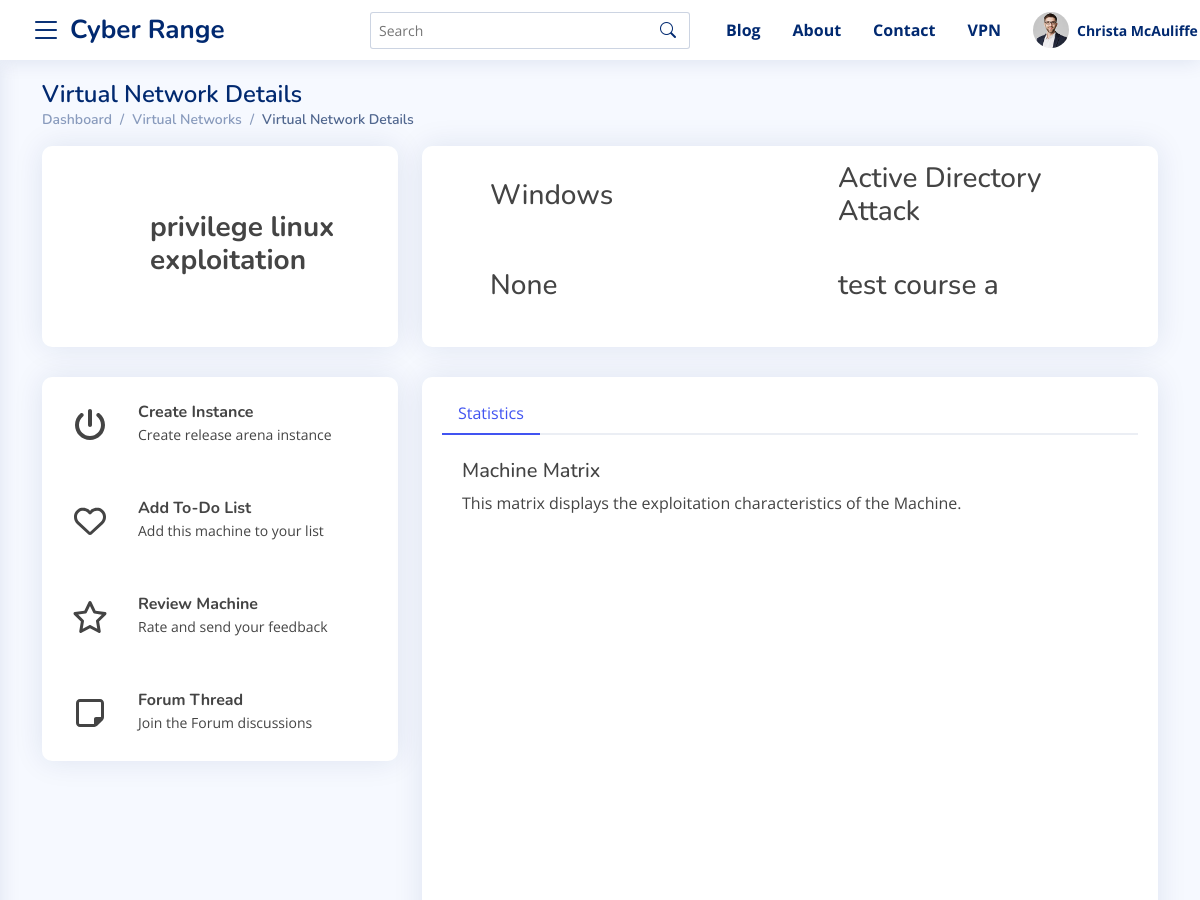
/instructor/networks/3/detail (signed in, upper part), run on an earlier commit of the app's database.
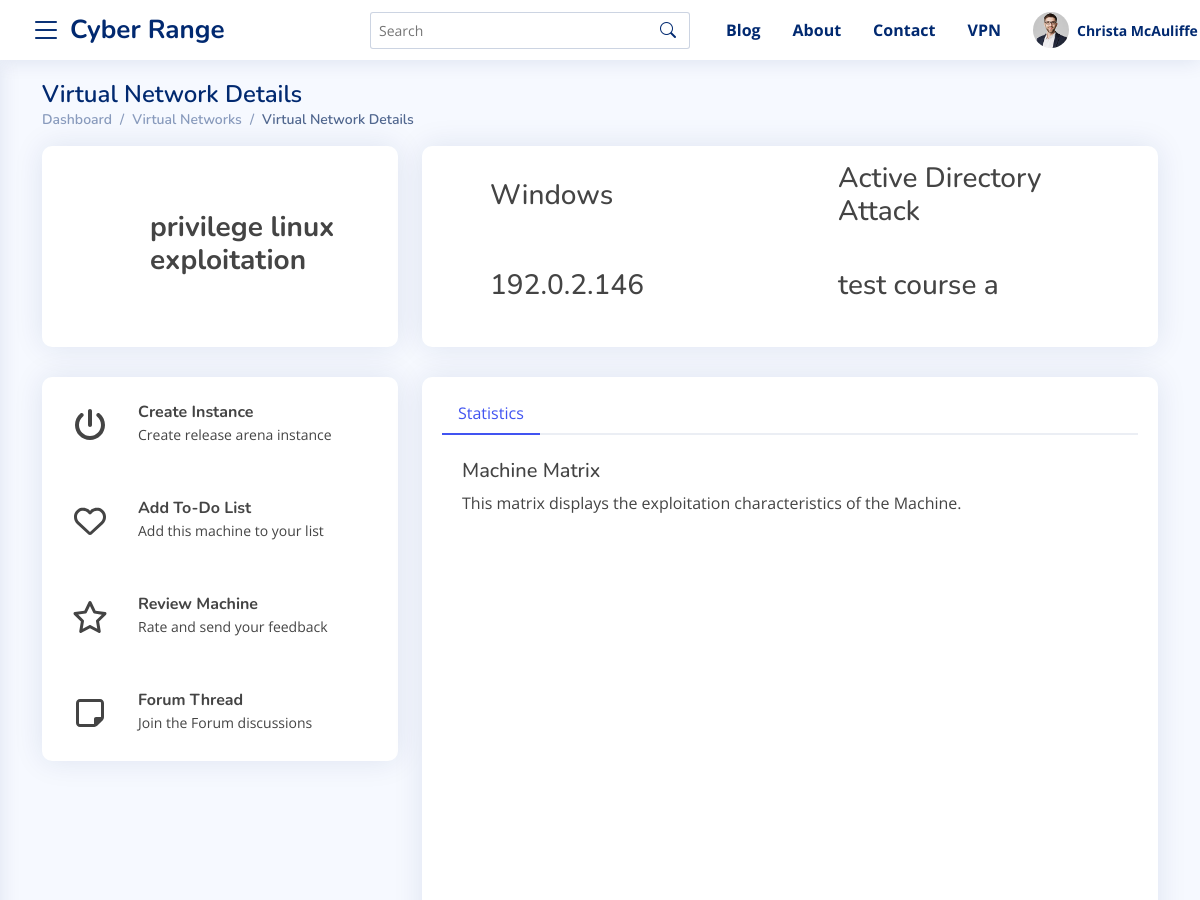
And on a later commit of the database.
### master_app/models.py (models this page shows, shortened)
class VirtualNetwork(models.Model):
    course = models.ForeignKey(Course, on_delete=models.CASCADE)
    name = models.CharField(max_length=100)
    description = RichTextField()
    operating_system = models.CharField(max_length=100, default=1 )
    scenarios = models.CharField(max_length=200, default="1" ,)
    rating  = models.CharField(max_length=1 , default="1", choices=RATING_CHOICES, blank=True, null=True)
    config_file_url = models.URLField(max_length=300 , default="" , blank=True, null=True)
    ip_address = models.GenericIPAddressField(blank=True, null=True)
    topology_image = models.ImageField(upload_to="topologies/", blank=True, null=True)
    ssh_file = models.FileField(upload_to="sshFiles/" , blank=True, null=True)
    instructions = RichTextField(blank = True, null=True, default="")
    is_instance_created = models.BooleanField(default=False, blank=True, null=True)
    imageRef = models.CharField(max_length=200 , blank=True, null=True)
    size = models.CharField(max_length=200 , blank=True, null=True)
    status = models.CharField(max_length=200 , blank=True, null=True)
    state = models.CharField(max_length=200 , blank=True, null=True)
    min_ram = models.CharField(max_length=200 , blank=True, null=True)
    min_disk = models.CharField(max_length=200 , blank=True, null=True)
    server_id = models.CharField(max_length=200, blank=True, null=True)
    def get_operating_system(self):
        try:
            return OPERATING_SYSTEM_CHOICES_TEXT[self.operating_system]
        except:
            return self.operating_system
    def get_scenarios(self):
        try:
            return SCENARIOS_CATEGORYIES_TEXT[self.scenarios]
        except:
            return self.scenarios

class Course(models.Model):
    instructor = models.ForeignKey(User, on_delete=models.CASCADE)
    name = models.CharField(max_length=100)
    start_time = models.DateTimeField(auto_now_add=False, default=timezone.now)
    end_time = models.DateTimeField(auto_now_add=False, default=timezone.now)
    created_timestamp = models.DateTimeField( auto_now_add=True )
    description = RichTextField()
    is_approved = models.CharField(max_length=2, choices=APPROVED_CHOICES, default="1")
    points = models.IntegerField(blank=True, null=True, default=60)

### master_app/views.py (the view)
# urls.py: path("instructor/networks/<int:vn_id>/detail", views.InstructorMachineDetail, name="instructor-machine-detail-url"),
@login_required
@teacher_required
def InstructorMachineDetail(request, vn_id):
    template_name = 'master_app/instructor/network_detail.html'
    try:
        virtual_network = VirtualNetwork.objects.get(id=vn_id)
    except VirtualNetwork.DoesNotExist:
        messages.error(request, "Requested Virtual Network does not exist.")
        return redirect(reverse("student-machines-url"))
    except:
        messages.error(request, "Requested page does not exist.")
        return redirect(reverse("student-dasboard-url"))
    context = {
        "virtual_network": virtual_network
    }
    return render(request, template_name, context)

### master_app/templates/master_app/instructor/network_detail.html (shortened to what this page needs)
{%  extends 'base.html' %}
{% load static %}
{% block content %}
<main id="main" class="main">
      <section class="section dashboard">
        <div class="container">
          <div class="pagetitle">
            <h1>Virtual Network Details</h1>
            <nav>
              <ol class="breadcrumb">
                <li class="breadcrumb-item"><a href="{%url 'instructor-dasboard-url' %}">Dashboard</a></li>
                <li class="breadcrumb-item"><a href="{% url 'instructor-virtual-network-url' %}">Virtual Networks</a></li>
                <li class="breadcrumb-item active">Virtual Network Details</li>
              </ol>
            </nav>
          </div>
          {% include 'master_app/network_details.html' %}
        </div>
      </section>
</main>
{% endblock %}

### master_app/templates/master_app/network_details.html (shortened to what the changed rows need)
{% load static %}
<div class="row ">
    <div class="col-12 col-md-4 d-flex align-items-stretch">
        <div class="card w-100">
            <div class="card-body align-items-center d-flex justify-content-center">
                    <div class="ps-4">
                      <h6 class="mb-0 mt-3 fs-3 fw-bolder">{{ virtual_network.name }}</h6>
                    </div>
            </div>
        </div>
    </div>
    <div class="col-12 col-md-8 ">
      <div class="card ">
        <div class="card-body">
          <div class="container">
            <div class="row align-items-center justify-content-center">
              <div class="col py-3 px-lg-5 " ><h3>{{ virtual_network.get_operating_system  }}</h3></div>
              <div class="col py-3 px-lg-5 "><h3>{{ virtual_network.get_scenarios  }}</h3></div>
              <div class="col py-3 px-lg-5 "><h3>{{ virtual_network.ip_address  }}</h3></div>
              <div class="col py-3 px-lg-5 "><h3>{{ virtual_network.course.name  }}</h3></div>
            </div>
          </div>
        </div>
      </div>
    </div>
</div>

What changed in the data, as far as the page shows it:
changed VirtualNetwork "privilege linux exploitation": ip_address "None" → "192.0.2.146"
